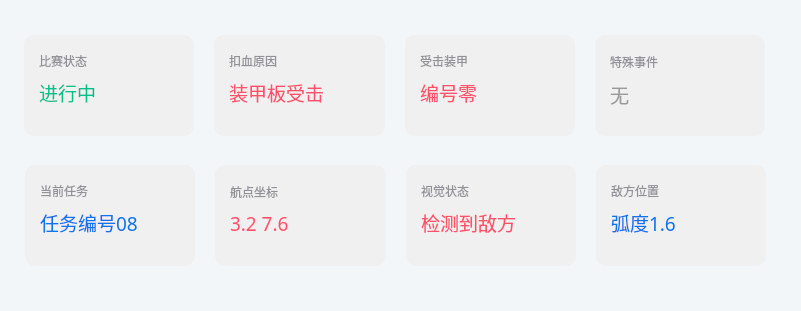
   <widget class="QWidget" name="monitor_board" native="true">
    <property name="geometry">
     <rect>
      <x>20</x>
      <y>20</y>
      <width>801</width>
      <height>311</height>
     </rect>
    </property>
    <property name="sizePolicy">
     <sizepolicy hsizetype="Expanding" vsizetype="Expanding">
      <horstretch>0</horstretch>
      <verstretch>0</verstretch>
     </sizepolicy>
    </property>
    <property name="layoutDirection">
     <enum>Qt::LeftToRight</enum>
    </property>
    <property name="styleSheet">
     <string notr="true">background-color: rgb(243, 246, 249);
border-radius: 25px;
</string>
    </property>
    <widget class="QWidget" name="horizontalLayoutWidget_7">
     <property name="geometry">
      <rect>
       <x>20</x>
       <y>160</y>
       <width>751</width>
       <height>111</height>
      </rect>
     </property>
     <layout class="QHBoxLayout" name="monitor_board_2">
      <property name="spacing">
       <number>20</number>
      </property>
      <property name="leftMargin">
       <number>5</number>
      </property>
      <property name="topMargin">
       <number>5</number>
      </property>
      <property name="rightMargin">
       <number>5</number>
      </property>
      <property name="bottomMargin">
       <number>5</number>
      </property>
      <item>
       <widget class="QWidget" name="monitor_task_id_QW" native="true">
        <property name="styleSheet">
         <string notr="true">background-color: rgb(240, 240, 240);
border-radius: 10px;
</string>
        </property>
        <widget class="QWidget" name="verticalLayoutWidget_9">
         <property name="geometry">
          <rect>
           <x>0</x>
           <y>0</y>
           <width>161</width>
           <height>91</height>
          </rect>
         </property>
         <layout class="QVBoxLayout" name="monitor_task_id_QV">
          <property name="leftMargin">
           <number>15</number>
          </property>
          <property name="topMargin">
           <number>15</number>
          </property>
          <property name="rightMargin">
           <number>15</number>
          </property>
          <property name="bottomMargin">
           <number>15</number>
          </property>
          <item>
           <widget class="QLabel" name="monitor_task_id_title">
            <property name="sizePolicy">
             <sizepolicy hsizetype="Preferred" vsizetype="Fixed">
              <horstretch>0</horstretch>
              <verstretch>0</verstretch>
             </sizepolicy>
            </property>
            <property name="font">
             <font>
              <family>黑体</family>
              <pointsize>9</pointsize>
             </font>
            </property>
            <property name="styleSheet">
             <string notr="true">color: rgb(145, 146, 152);</string>
            </property>
            <property name="text">
             <string>当前任务</string>
            </property>
           </widget>
          </item>
          <item>
           <widget class="QLabel" name="monitor_task_id_state">
            <property name="sizePolicy">
             <sizepolicy hsizetype="Preferred" vsizetype="Fixed">
              <horstretch>0</horstretch>
              <verstretch>0</verstretch>
             </sizepolicy>
            </property>
            <property name="font">
             <font>
              <family>黑体</family>
              <pointsize>14</pointsize>
              <underline>false</underline>
             </font>
            </property>
            <property name="styleSheet">
             <string notr="true">color: rgb(15, 114, 239);</string>
            </property>
            <property name="text">
             <string>任务编号08</string>
            </property>
           </widget>
          </item>
         </layout>
        </widget>
       </widget>
      </item>
      <item>
       <widget class="QWidget" name="monitor_goal_pose_QW" native="true">
        <property name="styleSheet">
         <string notr="true">background-color: rgb(240, 240, 240);
border-radius: 10px;
</string>
        </property>
        <widget class="QWidget" name="verticalLayoutWidget_8">
         <property name="geometry">
          <rect>
           <x>0</x>
           <y>0</y>
           <width>161</width>
           <height>91</height>
          </rect>
         </property>
         <layout class="QVBoxLayout" name="monitor_goal_pose_QV">
          <property name="leftMargin">
           <number>15</number>
          </property>
          <property name="topMargin">
           <number>15</number>
          </property>
          <property name="rightMargin">
           <number>15</number>
          </property>
          <property name="bottomMargin">
           <number>15</number>
          </property>
          <item>
           <widget class="QLabel" name="monitor_goal_pose_title">
            <property name="sizePolicy">
             <sizepolicy hsizetype="Preferred" vsizetype="Fixed">
              <horstretch>0</horstretch>
              <verstretch>0</verstretch>
             </sizepolicy>
            </property>
            <property name="font">
             <font>
              <family>黑体</family>
              <pointsize>9</pointsize>
             </font>
            </property>
            <property name="styleSheet">
             <string notr="true">color: rgb(145, 146, 152);</string>
            </property>
            <property name="text">
             <string>航点坐标</string>
            </property>
           </widget>
          </item>
          <item>
           <widget class="QLabel" name="monitor_goal_pose_state">
            <property name="sizePolicy">
             <sizepolicy hsizetype="Preferred" vsizetype="Fixed">
              <horstretch>0</horstretch>
              <verstretch>0</verstretch>
             </sizepolicy>
            </property>
            <property name="font">
             <font>
              <family>黑体</family>
              <pointsize>14</pointsize>
              <underline>false</underline>
             </font>
            </property>
            <property name="styleSheet">
             <string notr="true">color: rgb(255, 81, 105);</string>
            </property>
            <property name="text">
             <string>3.2 7.6</string>
            </property>
           </widget>
          </item>
         </layout>
        </widget>
       </widget>
      </item>
      <item>
       <widget class="QWidget" name="monitor_vision_status_QW" native="true">
        <property name="styleSheet">
         <string notr="true">background-color: rgb(240, 240, 240);
border-radius: 10px;
</string>
        </property>
        <widget class="QWidget" name="verticalLayoutWidget_3">
         <property name="geometry">
          <rect>
           <x>0</x>
           <y>0</y>
           <width>161</width>
           <height>91</height>
          </rect>
         </property>
         <layout class="QVBoxLayout" name="monitor_vision_status_QV">
          <property name="leftMargin">
           <number>15</number>
          </property>
          <property name="topMargin">
           <number>15</number>
          </property>
          <property name="rightMargin">
           <number>15</number>
          </property>
          <property name="bottomMargin">
           <number>15</number>
          </property>
          <item>
           <widget class="QLabel" name="monitor_vision_status_title">
            <property name="sizePolicy">
             <sizepolicy hsizetype="Preferred" vsizetype="Fixed">
              <horstretch>0</horstretch>
              <verstretch>0</verstretch>
             </sizepolicy>
            </property>
            <property name="font">
             <font>
              <family>黑体</family>
              <pointsize>9</pointsize>
             </font>
            </property>
            <property name="styleSheet">
             <string notr="true">color: rgb(145, 146, 152);</string>
            </property>
            <property name="text">
             <string>视觉状态</string>
            </property>
           </widget>
          </item>
          <item>
           <widget class="QLabel" name="monitor_vision_status_sate">
            <property name="sizePolicy">
             <sizepolicy hsizetype="Preferred" vsizetype="Fixed">
              <horstretch>0</horstretch>
              <verstretch>0</verstretch>
             </sizepolicy>
            </property>
            <property name="font">
             <font>
              <family>黑体</family>
              <pointsize>14</pointsize>
              <underline>false</underline>
             </font>
            </property>
            <property name="styleSheet">
             <string notr="true">color: rgb(255, 81, 105);</string>
            </property>
            <property name="text">
             <string>检测到敌方</string>
            </property>
           </widget>
          </item>
         </layout>
        </widget>
       </widget>
      </item>
      <item>
       <widget class="QWidget" name="monitor_enemy_pose_QW" native="true">
        <property name="styleSheet">
         <string notr="true">background-color: rgb(240, 240, 240);
border-radius: 10px;
</string>
        </property>
        <widget class="QWidget" name="verticalLayoutWidget_10">
         <property name="geometry">
          <rect>
           <x>0</x>
           <y>0</y>
           <width>161</width>
           <height>91</height>
          </rect>
         </property>
         <layout class="QVBoxLayout" name="monitor_enemy_pose_QV">
          <property name="leftMargin">
           <number>15</number>
          </property>
          <property name="topMargin">
           <number>15</number>
          </property>
          <property name="rightMargin">
           <number>15</number>
          </property>
          <property name="bottomMargin">
           <number>15</number>
          </property>
          <item>
           <widget class="QLabel" name="monitor_enemy_pose_title">
            <property name="sizePolicy">
             <sizepolicy hsizetype="Preferred" vsizetype="Fixed">
              <horstretch>0</horstretch>
              <verstretch>0</verstretch>
             </sizepolicy>
            </property>
            <property name="font">
             <font>
              <family>黑体</family>
              <pointsize>9</pointsize>
             </font>
            </property>
            <property name="styleSheet">
             <string notr="true">color: rgb(145, 146, 152);</string>
            </property>
            <property name="text">
             <string>敌方位置</string>
            </property>
           </widget>
          </item>
          <item>
           <widget class="QLabel" name="monitor_enemy_pose_state">
            <property name="sizePolicy">
             <sizepolicy hsizetype="Preferred" vsizetype="Fixed">
              <horstretch>0</horstretch>
              <verstretch>0</verstretch>
             </sizepolicy>
            </property>
            <property name="font">
             <font>
              <family>黑体</family>
              <pointsize>14</pointsize>
              <underline>false</underline>
             </font>
            </property>
            <property name="styleSheet">
             <string notr="true">color: rgb(15, 114, 239);</string>
            </property>
            <property name="text">
             <string>弧度1.6</string>
            </property>
           </widget>
          </item>
         </layout>
        </widget>
       </widget>
      </item>
     </layout>
    </widget>
    <widget class="QWidget" name="horizontalLayoutWidget">
     <property name="geometry">
      <rect>
       <x>19</x>
       <y>30</y>
       <width>751</width>
       <height>111</height>
      </rect>
     </property>
     <layout class="QHBoxLayout" name="monitor_board_1">
      <property name="spacing">
       <number>20</number>
      </property>
      <property name="leftMargin">
       <number>5</number>
      </property>
      <property name="topMargin">
       <number>5</number>
      </property>
      <property name="rightMargin">
       <number>5</number>
      </property>
      <property name="bottomMargin">
       <number>5</number>
      </property>
      <item>
       <widget class="QWidget" name="monitor_game_progress_QW" native="true">
        <property name="styleSheet">
         <string notr="true">background-color: rgb(240, 240, 240);
border-radius: 10px;
</string>
        </property>
        <widget class="QWidget" name="verticalLayoutWidget_5">
         <property name="geometry">
          <rect>
           <x>0</x>
           <y>0</y>
           <width>161</width>
           <height>91</height>
          </rect>
         </property>
         <layout class="QVBoxLayout" name="monitor_game_progress_QV">
          <property name="leftMargin">
           <number>15</number>
          </property>
          <property name="topMargin">
           <number>15</number>
          </property>
          <property name="rightMargin">
           <number>15</number>
          </property>
          <property name="bottomMargin">
           <number>15</number>
          </property>
          <item>
           <widget class="QLabel" name="monitor_game_progress_title">
            <property name="sizePolicy">
             <sizepolicy hsizetype="Preferred" vsizetype="Fixed">
              <horstretch>0</horstretch>
              <verstretch>0</verstretch>
             </sizepolicy>
            </property>
            <property name="font">
             <font>
              <family>黑体</family>
              <pointsize>9</pointsize>
             </font>
            </property>
            <property name="styleSheet">
             <string notr="true">color: rgb(145, 146, 152);</string>
            </property>
            <property name="text">
             <string>比赛状态</string>
            </property>
           </widget>
          </item>
          <item>
           <widget class="QLabel" name="monitor_game_progress_state">
            <property name="sizePolicy">
             <sizepolicy hsizetype="Preferred" vsizetype="Fixed">
              <horstretch>0</horstretch>
              <verstretch>0</verstretch>
             </sizepolicy>
            </property>
            <property name="font">
             <font>
              <family>黑体</family>
              <pointsize>14</pointsize>
              <underline>false</underline>
             </font>
            </property>
            <property name="styleSheet">
             <string notr="true">color: rgb(0, 193, 139);</string>
            </property>
            <property name="text">
             <string>进行中</string>
            </property>
           </widget>
          </item>
         </layout>
        </widget>
       </widget>
      </item>
      <item>
       <widget class="QWidget" name="monitor_HP_deduction_reason_QW" native="true">
        <property name="styleSheet">
         <string notr="true">background-color: rgb(240, 240, 240);
border-radius: 10px;
</string>
        </property>
        <widget class="QWidget" name="verticalLayoutWidget_4">
         <property name="geometry">
          <rect>
           <x>0</x>
           <y>0</y>
           <width>161</width>
           <height>91</height>
          </rect>
         </property>
         <layout class="QVBoxLayout" name="monitor_HP_deduction_reason_QV">
          <property name="leftMargin">
           <number>15</number>
          </property>
          <property name="topMargin">
           <number>15</number>
          </property>
          <property name="rightMargin">
           <number>15</number>
          </property>
          <property name="bottomMargin">
           <number>15</number>
          </property>
          <item>
           <widget class="QLabel" name="monitor_HP_deduction_reason_title">
            <property name="sizePolicy">
             <sizepolicy hsizetype="Preferred" vsizetype="Fixed">
              <horstretch>0</horstretch>
              <verstretch>0</verstretch>
             </sizepolicy>
            </property>
            <property name="font">
             <font>
              <family>黑体</family>
              <pointsize>9</pointsize>
             </font>
            </property>
            <property name="styleSheet">
             <string notr="true">color: rgb(145, 146, 152);</string>
            </property>
            <property name="text">
             <string>扣血原因</string>
            </property>
           </widget>
          </item>
          <item>
           <widget class="QLabel" name="monitor_HP_deduction_reason_state">
            <property name="sizePolicy">
             <sizepolicy hsizetype="Preferred" vsizetype="Fixed">
              <horstretch>0</horstretch>
              <verstretch>0</verstretch>
             </sizepolicy>
            </property>
            <property name="font">
             <font>
              <family>黑体</family>
              <pointsize>14</pointsize>
              <underline>false</underline>
             </font>
            </property>
            <property name="styleSheet">
             <string notr="true">color: rgb(255, 81, 105);</string>
            </property>
            <property name="text">
             <string>装甲板受击</string>
            </property>
           </widget>
          </item>
         </layout>
        </widget>
       </widget>
      </item>
      <item>
       <widget class="QWidget" name="monitor_armor_id_QW" native="true">
        <property name="styleSheet">
         <string notr="true">background-color: rgb(240, 240, 240);
border-radius: 10px;
</string>
        </property>
        <widget class="QWidget" name="verticalLayoutWidget_6">
         <property name="geometry">
          <rect>
           <x>0</x>
           <y>0</y>
           <width>161</width>
           <height>91</height>
          </rect>
         </property>
         <layout class="QVBoxLayout" name="monitor_armor_id_QV">
          <property name="leftMargin">
           <number>15</number>
          </property>
          <property name="topMargin">
           <number>15</number>
          </property>
          <property name="rightMargin">
           <number>15</number>
          </property>
          <property name="bottomMargin">
           <number>15</number>
          </property>
          <item>
           <widget class="QLabel" name="monitor_armor_id_title">
            <property name="sizePolicy">
             <sizepolicy hsizetype="Preferred" vsizetype="Fixed">
              <horstretch>0</horstretch>
              <verstretch>0</verstretch>
             </sizepolicy>
            </property>
            <property name="font">
             <font>
              <family>黑体</family>
              <pointsize>9</pointsize>
             </font>
            </property>
            <property name="styleSheet">
             <string notr="true">color: rgb(145, 146, 152);</string>
            </property>
            <property name="text">
             <string>受击装甲</string>
            </property>
           </widget>
          </item>
          <item>
           <widget class="QLabel" name="monitor_armor_id_state">
            <property name="sizePolicy">
             <sizepolicy hsizetype="Preferred" vsizetype="Fixed">
              <horstretch>0</horstretch>
              <verstretch>0</verstretch>
             </sizepolicy>
            </property>
            <property name="font">
             <font>
              <family>黑体</family>
              <pointsize>14</pointsize>
              <underline>false</underline>
             </font>
            </property>
            <property name="styleSheet">
             <string notr="true">color: rgb(255, 81, 105);</string>
            </property>
            <property name="text">
             <string>编号零</string>
            </property>
           </widget>
          </item>
         </layout>
        </widget>
       </widget>
      </item>
      <item>
       <widget class="QWidget" name="monitor_event_data_QW" native="true">
        <property name="styleSheet">
         <string notr="true">background-color: rgb(240, 240, 240);
border-radius: 10px;
</string>
        </property>
        <widget class="QWidget" name="verticalLayoutWidget_7">
         <property name="geometry">
          <rect>
           <x>0</x>
           <y>0</y>
           <width>161</width>
           <height>92</height>
          </rect>
         </property>
         <layout class="QVBoxLayout" name="monitor_event_data_QV">
          <property name="leftMargin">
           <number>15</number>
          </property>
          <property name="topMargin">
           <number>15</number>
          </property>
          <property name="rightMargin">
           <number>15</number>
          </property>
          <property name="bottomMargin">
           <number>15</number>
          </property>
          <item>
           <widget class="QLabel" name="monitor_event_data_title">
            <property name="sizePolicy">
             <sizepolicy hsizetype="Preferred" vsizetype="Fixed">
              <horstretch>0</horstretch>
              <verstretch>0</verstretch>
             </sizepolicy>
            </property>
            <property name="font">
             <font>
              <family>黑体</family>
              <pointsize>9</pointsize>
             </font>
            </property>
            <property name="styleSheet">
             <string notr="true">color: rgb(145, 146, 152);</string>
            </property>
            <property name="text">
             <string>特殊事件</string>
            </property>
           </widget>
          </item>
          <item>
           <widget class="QLabel" name="monitor_event_data_state">
            <property name="sizePolicy">
             <sizepolicy hsizetype="Preferred" vsizetype="Fixed">
              <horstretch>0</horstretch>
              <verstretch>0</verstretch>
             </sizepolicy>
            </property>
            <property name="font">
             <font>
              <family>黑体</family>
              <pointsize>14</pointsize>
              <underline>false</underline>
             </font>
            </property>
            <property name="styleSheet">
             <string notr="true">color: rgb(153, 153, 153);</string>
            </property>
            <property name="text">
             <string>无</string>
            </property>
           </widget>
          </item>
         </layout>
        </widget>
       </widget>
      </item>
     </layout>
    </widget>
   </widget>
